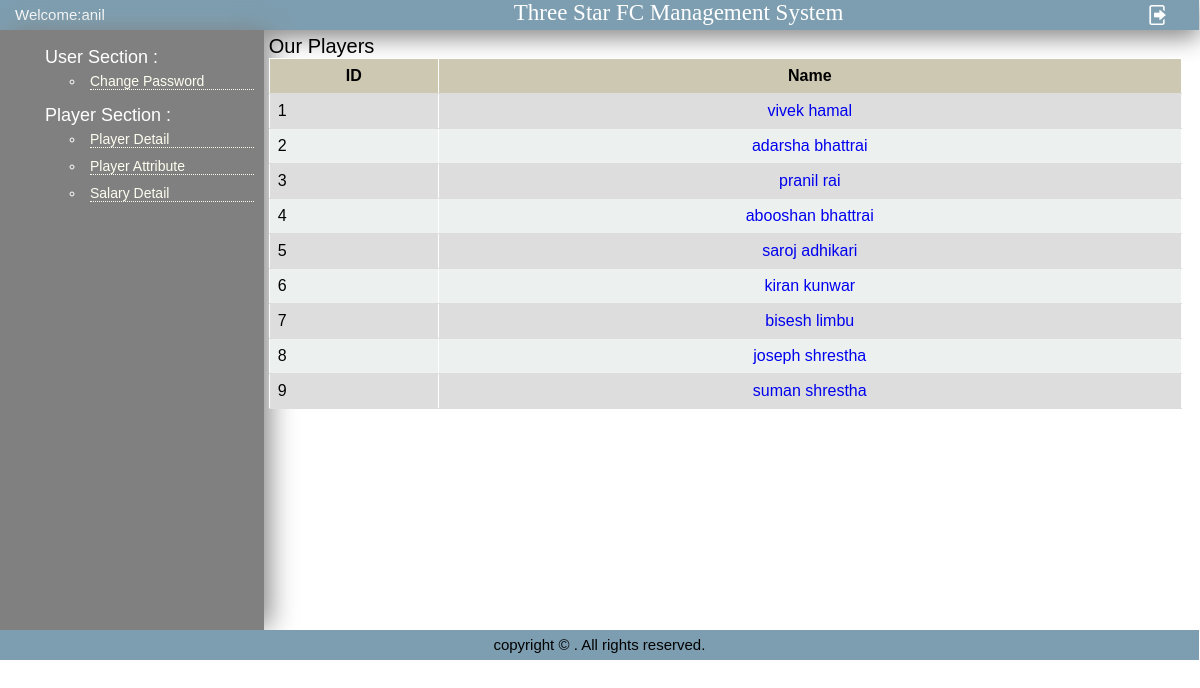
Page /first.php (signed in) on the committed database.
### tables this page shows
CREATE TABLE `users` (
  `username` varchar(100) DEFAULT NULL,
  `email` varchar(100) DEFAULT NULL,
  `password` varchar(100) DEFAULT NULL,
  `admin_id` int(11) NOT NULL
);

CREATE TABLE `player_detail` (
  `id` int(100) NOT NULL,
  `name` varchar(30) DEFAULT NULL,
  `address` varchar(30) DEFAULT NULL,
  `DOB` varchar(120) NOT NULL,
  `email` varchar(30) DEFAULT NULL,
  `phone_no` bigint(100) DEFAULT NULL,
  `image` varchar(100) NOT NULL
);

### first.php (the view, shortened to what this page needs)
<?php
include 'include/config.php';
if ($_SESSION['username'] == "admin")
include("include/header_admin.php");
else
include("include/header.php");
?>
<div style="font-size:20px;">Our Players</div>
<div id="table">
<table border="1" width="90%" cellspacing="0" cellpadding="0">
    <tr class="tbheader" >
        <th>ID</th>
        <th>Name</th>
</tr>
<?php
        $query = "SELECT * FROM player_detail";
        $result = mysqli_query($con,$query);
        $i=1;
		while($row = mysqli_fetch_array($result))
		{
    ?>
<tr class="tr1">
            <td><?php echo $i++; ?></td>
        <td align="center"><a href="<?php  echo 'player_info.php?id='.$row["id"]; ?>"><?php echo $row["name"];?></a></td>
    </tr>
<?php }?>
</table>
</div>
<?php include("include/footer.php");?>

### include/header.php (shortened to what this page needs)
<html>
    <head>
    </head>
    <body>
	<div class="container">
    <div id="header">
        <div id="welcome"><a href="first.php">Welcome:<?php echo $_SESSION['username']?></a></div>
        <div id="siteName"> Three Star FC Management System</div>
        <div id="logout"><a href="index.php"><img src="include/logout.png" alt="logout"></a>
        </div>
    </div>
    <div id="main">
        <div id="sidebar">
        	<ul>
                <li class="sidebar_header">User Section :
                <ul> <?php
				$query = "select * from users where username='".$_SESSION['username']."'";
					$result = mysqli_query($con,$query);
					while($row = mysqli_fetch_array($result))
					{
				?>
				    <li><a href="<?php echo  'change_pswd_users.php?id='.$row['admin_id'];?>">Change Password</a></li>
				<?php } ?>
                </ul>
                </li>
                <li class="sidebar_header">Player Section :
                    <ul>
                    	<li><a href="player_detail.php">Player Detail</a></li>
                    	<li><a href="attribute.php">Player Attribute</a></li>
						<li><a href="salary.php">Salary Detail</a></li>
                	</ul>
                </li>
            </ul>
        </div>
        <div id="content">
        	<div id="content-body">

### include/header.php (style rules this page uses)
body { margin:0px; width:99.9%; font-family: Arial, Helvetica, sans-serif; font-size:12px; }
a { text-decoration: none; }
#header { background-color:#7D9EB0; box-shadow: 0 7px 24px #808080; margin:0px; width:100%; height:30px; }
#welcome { line-height:30px; text-indent:15px; margin:0px; width:22%; height: 30px; float:left; }
#welcome a { text-decoration: none; color:white; font-size:15px }
#siteName { width:72%; height:30px; margin:0px; float:left; text-indent:250px; font-size:23px; font-family: "Times New Roman","Trebuchet MS"; color:white; }
#logout { float:left; }
#logout img { padding-left:20px; padding-top:5px; padding-top:5px; width:20px; height:20px; }
#main { width:100%; margin:0px; float:left; }
#sidebar { background-color:#808080; box-shadow: 8px 0 26px -3px #808080; display:inline; width:22%; margin:0px; float:left; min-height:600px; }
#sidebar a { display:block; padding:0px; border-bottom:1px dotted #FDFDF0; text-decoration:none; color:#FDFDF0; }
ul li { padding: 5px; font-size:14px; }
.sidebar_header { list-style:none; font-size:18px; color:white; }
#content { margin:0%; width:77%; float:left; min-height:600px; display:inline; }
#content-body { padding:5px; }
table { border-color: white; }
.tbheader { background-color: #CDC8B1; }
.tr1 { background-color: #ECF1EF; }

### first.php (style rules this page uses)
table { font-family: arial, sans-serif; border-collapse: collapse; width: 100%; }
td, th { border-bottom: 1px solid #ddd; text-align:centre; padding: 8px; }
tr:nth-child(even) { background-color: #dddddd; }

### rows in the picture
player_detail: name "vivek hamal"
player_detail: name "adarsha bhattrai"
player_detail: name "pranil rai"
player_detail: name "abooshan bhattrai"
player_detail: name "saroj adhikari"
player_detail: name "kiran kunwar"
player_detail: name "bisesh limbu"
player_detail: name "joseph shrestha"
player_detail: name "suman shrestha"

### other values in the picture
$_SESSION['username'] "anil"
